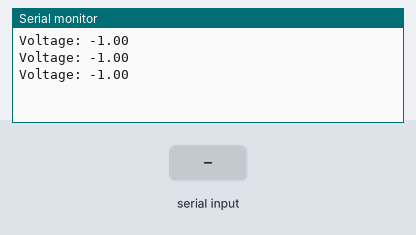
Bench run of a sketch on a simulated ESP8266 (NodeMCU). Parts: the last lines printed to the serial monitor. The test bench sets the inputs (shaded band).

Above: at 2.8 s.
2.9 s: byte 30 received over Serial
At 3.7 s:
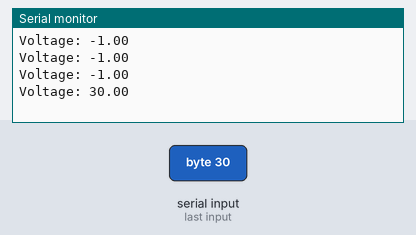
4.4 s: byte 90 received over Serial
At 5.7 s:
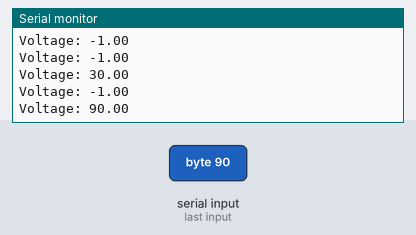
5.9 s: byte 120 received over Serial
At 6.8 s:
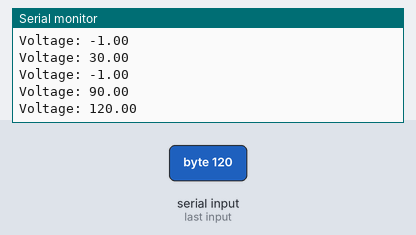
Timing chart, 0 to 8.9 s (numbered marks = the images above; inputs shaded):
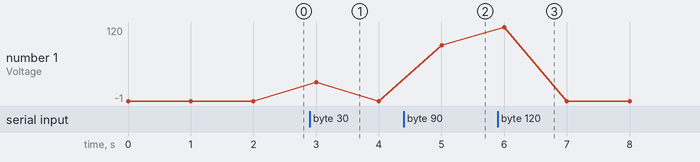

Measured:
- after the input at 2.9 s, the serial monitor: prints a new line after 0.10 s (image 1)
- after the input at 4.4 s, the serial monitor: prints a new line after 0.60 s (image 2)
- after the input at 5.9 s, the serial monitor: prints a new line after 0.10 s (image 3)
- plotted number 1: -1 → 90 after the input at 4.4 s

The sketch:

voltage_iot.ino
```cpp
/**
  Creative DIY Microcontroller Projects with C, published by Packt
  Chapter 11: IoT Solar energy (voltage) measurement.
  Send voltage sensor data to Internet with NodeMCU.
  By Pedro Santana
  Ver. 1
  June, 2021
*/

#include <ESP8266WiFi.h>

const char* ssid = "SSID";
const char* password = "Password";

void setup() {
  Serial.begin(115200);
  WiFi.softAP(ssid, password);
}

void loop() {
  double data = Serial.read();
  Serial.print("Voltage: ");
  Serial.println(data);
  delay(1000);
}
```
